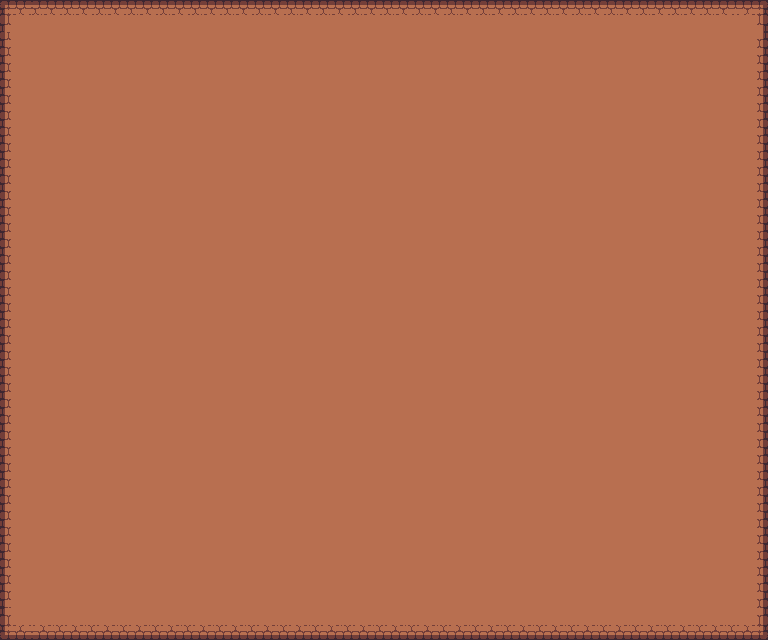

This game map was drawn from its Tiled (.tmx) file and the tilesets committed beside it. A one-line description and the full map source follow:
An orthogonal 24x20 tile map with 32x32 px tiles, 1 tile layer (Tile Layer 1).

<map version="1.8" tiledversion="1.8.5" orientation="orthogonal" renderorder="right-down" width="24" height="20" tilewidth="32" tileheight="32" infinite="0" nextlayerid="2" nextobjectid="1">
 <editorsettings>
  <export target="dungeon_tilemap..tmj" format="json" />
 </editorsettings>
 <tileset firstgid="1" name="Dungeon Tileset" tilewidth="32" tileheight="32" tilecount="64" columns="8">
  <image source="../../../Assets/tileset_dungeon.png" width="256" height="256" />
 </tileset>
 <layer id="1" name="Tile Layer 1" width="24" height="20">
  <data encoding="csv">
33,34,34,34,34,34,34,34,34,34,34,34,34,34,34,34,34,34,34,34,34,34,34,35,
41,42,42,42,42,42,42,42,42,42,42,42,42,42,42,42,42,42,42,42,42,42,42,43,
41,42,42,42,42,42,42,42,42,42,42,42,42,42,42,42,42,42,42,42,42,42,42,43,
41,42,42,42,42,42,42,42,42,42,42,42,42,42,42,42,42,42,42,42,42,42,42,43,
41,42,42,42,42,42,42,42,42,42,42,42,42,42,42,42,42,42,42,42,42,42,42,43,
41,42,42,42,42,42,42,42,42,42,42,42,42,42,42,42,42,42,42,42,42,42,42,43,
41,42,42,42,42,42,42,42,42,42,42,42,42,42,42,42,42,42,42,42,42,42,42,43,
41,42,42,42,42,42,42,42,42,42,42,42,42,42,42,42,42,42,42,42,42,42,42,43,
41,42,42,42,42,42,42,42,42,42,42,42,42,42,42,42,42,42,42,42,42,42,42,43,
41,42,42,42,42,42,42,42,42,42,42,42,42,42,42,42,42,42,42,42,42,42,42,43,
41,42,42,42,42,42,42,42,42,42,42,42,42,42,42,42,42,42,42,42,42,42,42,43,
41,42,42,42,42,42,42,42,42,42,42,42,42,42,42,42,42,42,42,42,42,42,42,43,
41,42,42,42,42,42,42,42,42,42,42,42,42,42,42,42,42,42,42,42,42,42,42,43,
41,42,42,42,42,42,42,42,42,42,42,42,42,42,42,42,42,42,42,42,42,42,42,43,
41,42,42,42,42,42,42,42,42,42,42,42,42,42,42,42,42,42,42,42,42,42,42,43,
41,42,42,42,42,42,42,42,42,42,42,42,42,42,42,42,42,42,42,42,42,42,42,43,
41,42,42,42,42,42,42,42,42,42,42,42,42,42,42,42,42,42,42,42,42,42,42,43,
41,42,42,42,42,42,42,42,42,42,42,42,42,42,42,42,42,42,42,42,42,42,42,43,
41,42,42,42,42,42,42,42,42,42,42,42,42,42,42,42,42,42,42,42,42,42,42,43,
49,50,50,50,50,50,50,50,50,50,50,50,50,50,50,50,50,50,50,50,50,50,50,51
</data>
 </layer>
</map>
